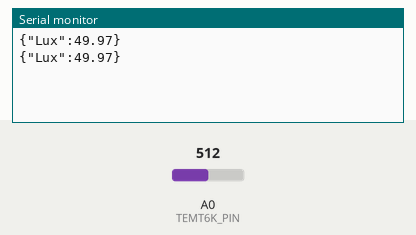
Bench run of a sketch on a simulated Arduino Uno, built with avr-gcc and run on an emulated ATmega328P. Parts: the last lines printed to the serial monitor. The inputs (shaded band) are chosen by the test bench; at power-on: A0 (TEMT6K_PIN) = 512.

Above: at 5.8 s.
5.9 s: A0 (TEMT6K_PIN) set to 716
At 11.0 s:
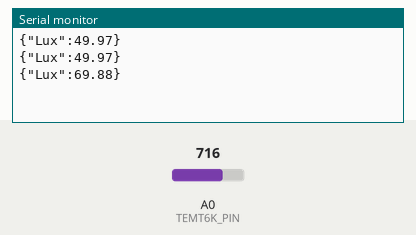
11.9 s: A0 (TEMT6K_PIN) set to 900
At 16.5 s:
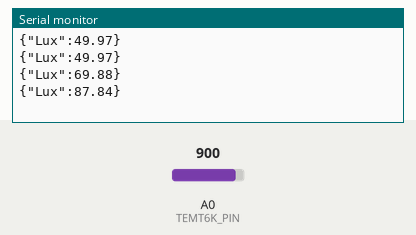
Timing chart, 0 to 18.0 s (numbered marks = the images above; inputs shaded):
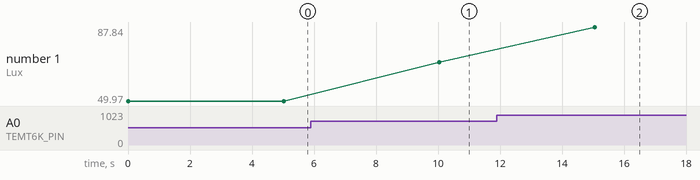

Measured:
- after the input at 5.9 s, the serial monitor: prints a new line after 4.1 s (image 1)
- after the input at 11.9 s, the serial monitor: prints a new line after 3.1 s (image 2)
- plotted number 1: 49.97 → 69.88 after the input at 5.9 s, 69.88 → 87.84 after the input at 11.9 s

The sketch:

TEMT6000_AMBIENT_ATMEGA_IOT.ino
```cpp
#include "DHT.h"
#include "SoftwareSerial.h"


#define TEMT6K_PIN A0
#define GET_LIGHT(X)   (X*0.0976f)

SoftwareSerial esp(3, 2); // RX, TX


void setup() {
  // initialize serial for debugging
  Serial.begin(9600);
  esp.begin(9600);
}

void loop() {

  int Sensor = analogRead(TEMT6K_PIN);
  float light = GET_LIGHT(Sensor);
  String payload = "{\"Lux\":" + String(light) + "}";
  Serial.println(payload);

  esp.println(payload);
  delay(5000);
}
```
